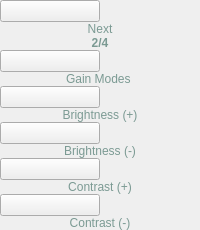
         <widget class="QWidget" name="page_2">
          <layout class="QVBoxLayout" name="verticalLayout_13">
           <property name="spacing">
            <number>0</number>
           </property>
           <property name="leftMargin">
            <number>0</number>
           </property>
           <property name="topMargin">
            <number>0</number>
           </property>
           <property name="rightMargin">
            <number>0</number>
           </property>
           <property name="bottomMargin">
            <number>0</number>
           </property>
           <item>
            <widget class="QPushButton" name="irsight_bt_next_2">
             <property name="sizePolicy">
              <sizepolicy hsizetype="Minimum" vsizetype="Expanding">
               <horstretch>0</horstretch>
               <verstretch>0</verstretch>
              </sizepolicy>
             </property>
             <property name="maximumSize">
              <size>
               <width>100</width>
               <height>16777215</height>
              </size>
             </property>
             <property name="text">
              <string/>
             </property>
            </widget>
           </item>
           <item>
            <widget class="QLabel" name="label_62">
             <property name="sizePolicy">
              <sizepolicy hsizetype="Preferred" vsizetype="Preferred">
               <horstretch>0</horstretch>
               <verstretch>0</verstretch>
              </sizepolicy>
             </property>
             <property name="styleSheet">
              <string notr="true">color: rgb(123, 154, 147);
</string>
             </property>
             <property name="text">
              <string>Next</string>
             </property>
             <property name="alignment">
              <set>Qt::AlignCenter</set>
             </property>
            </widget>
           </item>
           <item>
            <widget class="QLabel" name="label_60">
             <property name="font">
              <font>
               <weight>75</weight>
               <bold>true</bold>
              </font>
             </property>
             <property name="styleSheet">
              <string notr="true">color: rgb(123, 154, 147);</string>
             </property>
             <property name="text">
              <string>2/4</string>
             </property>
             <property name="alignment">
              <set>Qt::AlignCenter</set>
             </property>
            </widget>
           </item>
           <item>
            <widget class="QPushButton" name="bt_gain_ir">
             <property name="sizePolicy">
              <sizepolicy hsizetype="Minimum" vsizetype="Expanding">
               <horstretch>0</horstretch>
               <verstretch>0</verstretch>
              </sizepolicy>
             </property>
             <property name="maximumSize">
              <size>
               <width>100</width>
               <height>16777215</height>
              </size>
             </property>
             <property name="text">
              <string/>
             </property>
            </widget>
           </item>
           <item>
            <widget class="QLabel" name="label_59">
             <property name="styleSheet">
              <string notr="true">color: rgb(123, 154, 147);</string>
             </property>
             <property name="text">
              <string>Gain Modes </string>
             </property>
             <property name="alignment">
              <set>Qt::AlignCenter</set>
             </property>
            </widget>
           </item>
           <item>
            <widget class="QPushButton" name="bt_brightness_cong_ir">
             <property name="sizePolicy">
              <sizepolicy hsizetype="Minimum" vsizetype="Expanding">
               <horstretch>0</horstretch>
               <verstretch>0</verstretch>
              </sizepolicy>
             </property>
             <property name="maximumSize">
              <size>
               <width>100</width>
               <height>16777215</height>
              </size>
             </property>
             <property name="text">
              <string/>
             </property>
            </widget>
           </item>
           <item>
            <widget class="QLabel" name="label_63">
             <property name="styleSheet">
              <string notr="true">color: rgb(123, 154, 147);</string>
             </property>
             <property name="text">
              <string>Brightness (+)</string>
             </property>
             <property name="alignment">
              <set>Qt::AlignCenter</set>
             </property>
            </widget>
           </item>
           <item>
            <widget class="QPushButton" name="bt_brightness_tru_ir">
             <property name="sizePolicy">
              <sizepolicy hsizetype="Minimum" vsizetype="Expanding">
               <horstretch>0</horstretch>
               <verstretch>0</verstretch>
              </sizepolicy>
             </property>
             <property name="maximumSize">
              <size>
               <width>100</width>
               <height>16777215</height>
              </size>
             </property>
             <property name="text">
              <string/>
             </property>
            </widget>
           </item>
           <item>
            <widget class="QLabel" name="label_61">
             <property name="styleSheet">
              <string notr="true">color: rgb(123, 154, 147);</string>
             </property>
             <property name="text">
              <string>Brightness (-)</string>
             </property>
             <property name="alignment">
              <set>Qt::AlignCenter</set>
             </property>
            </widget>
           </item>
           <item>
            <widget class="QPushButton" name="bt_contrast_ir_cong">
             <property name="sizePolicy">
              <sizepolicy hsizetype="Minimum" vsizetype="Expanding">
               <horstretch>0</horstretch>
               <verstretch>0</verstretch>
              </sizepolicy>
             </property>
             <property name="maximumSize">
              <size>
               <width>100</width>
               <height>16777215</height>
              </size>
             </property>
             <property name="text">
              <string/>
             </property>
            </widget>
           </item>
           <item>
            <widget class="QLabel" name="label_64">
             <property name="styleSheet">
              <string notr="true">color: rgb(123, 154, 147);</string>
             </property>
             <property name="text">
              <string>Contrast (+)</string>
             </property>
             <property name="alignment">
              <set>Qt::AlignCenter</set>
             </property>
            </widget>
           </item>
           <item>
            <widget class="QPushButton" name="bt_contrast_tru_ir">
             <property name="sizePolicy">
              <sizepolicy hsizetype="Minimum" vsizetype="Expanding">
               <horstretch>0</horstretch>
               <verstretch>0</verstretch>
              </sizepolicy>
             </property>
             <property name="maximumSize">
              <size>
               <width>100</width>
               <height>16777215</height>
              </size>
             </property>
             <property name="text">
              <string/>
             </property>
            </widget>
           </item>
           <item>
            <widget class="QLabel" name="label_58">
             <property name="styleSheet">
              <string notr="true">color: rgb(123, 154, 147);</string>
             </property>
             <property name="text">
              <string>Contrast (-)</string>
             </property>
             <property name="alignment">
              <set>Qt::AlignCenter</set>
             </property>
            </widget>
           </item>
          </layout>
         </widget>
